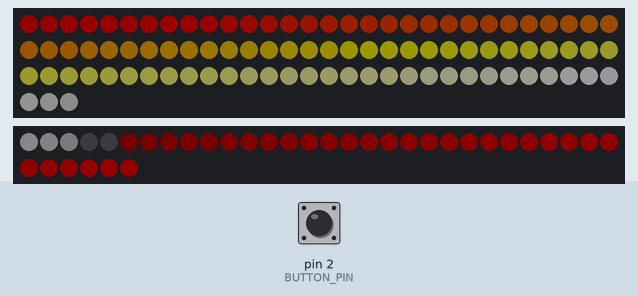
Recording of a sketch running on a simulated Arduino Uno, built with avr-gcc and run on an emulated ATmega328P. Shown: 93 RGB LEDs in strip order, left to right, continuing on the next row, 36 RGB LEDs in strip order, left to right, continuing on the next row. The test bench sets the inputs (shaded band); at power-on: pin 2 (BUTTON_PIN) HIGH. Dim RGB values are drawn brighter than linear.

Above: at 3.2 s.
3.3 s: pin 2 (BUTTON_PIN) pulled LOW for 0.15 s
At 3.71 s:
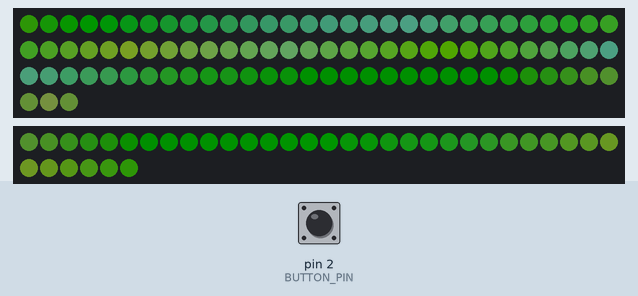
4.0 s: pin 2 (BUTTON_PIN) pulled LOW for 1 s
At 5.27 s:
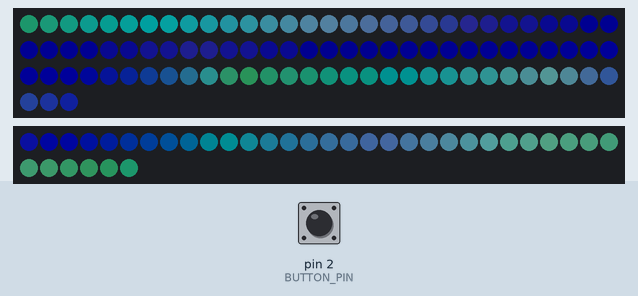
5.6 s: pin 2 (BUTTON_PIN) pulled LOW for 0.15 s
At 6.2 s:
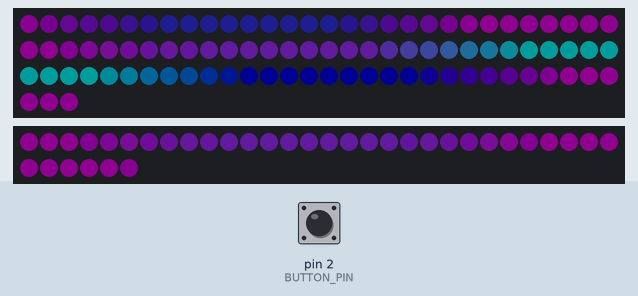
6.3 s: pin 2 (BUTTON_PIN) pulled LOW for 3.2 s
At 9.92 s:
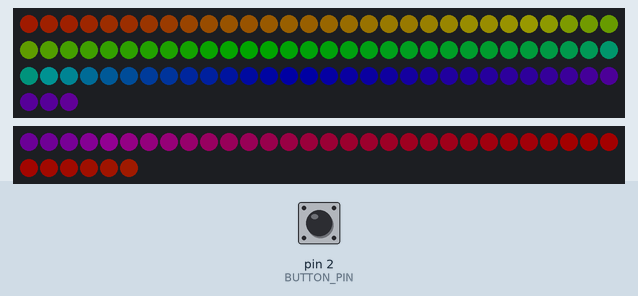
10.1 s: pin 2 (BUTTON_PIN) pulled LOW for 0.15 s
At 10.54 s:
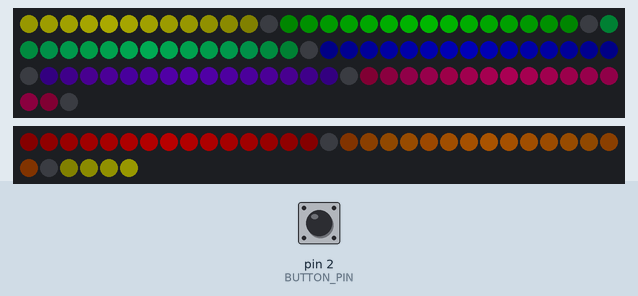
10.8 s: pin 2 (BUTTON_PIN) pulled LOW for 1 s
At 12.08 s:
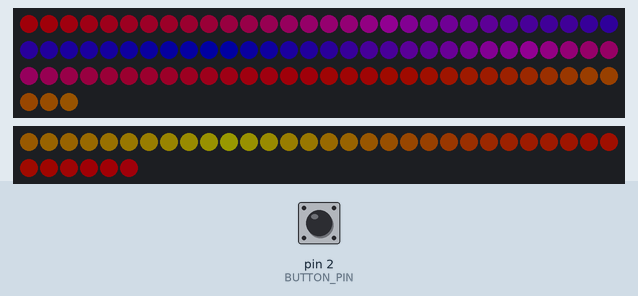
Timing chart, 0 to 13.8 s (numbered marks = the images above; inputs shaded):
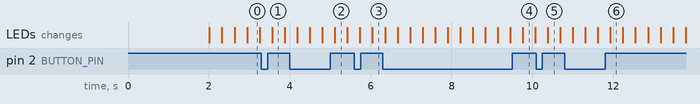

Measured:
- after the input at 3.3 s, the LEDs: change after 0.26 s (image 1)
- after the input at 4.0 s, the LEDs: first differ from a run without the input after 1.1 s (image 2)
- after the input at 5.6 s, the LEDs: first differ from a run without the input after 0.45 s (image 3)
- after the input at 6.3 s, the LEDs: first differ from a run without the input after 3.5 s (image 4)
- after the input at 10.1 s, the LEDs: change after 0.29 s (image 5)
- after the input at 10.8 s, the LEDs: first differ from a run without the input after 1.1 s (image 6)

The sketch:

hat_with_fan.ino
```cpp
#include <FastLED.h>

#define LED_PIN     12   // which pin your pixels are connected to
#define FAN_LED_PIN     6   // which pin your pixels are connected to
#define NUM_LEDS    93   // how many LEDs you have
#define FAN_NUM_LEDS  36   // how many LEDs you have
#define BRIGHTNESS 200   // 0-255, higher number is brighter.
#define SATURATION 255   // 0-255, 0 is pure white, 255 is fully saturated color
#define SPEED       500   // How fast the colors move.  Higher numbers = faster motion
#define STEPS        2   // How wide the bands of color are.  1 = more like a gradient, 10 = more like stripes
#define BUTTON_PIN   2   // button is connected to pin 2 and GND

#define COLOR_ORDER GRB  // Try mixing up the letters (RGB, GBR, BRG, etc) for a whole new world of color combinations

CRGB leds[NUM_LEDS];
CRGB fan_leds[FAN_NUM_LEDS];

CRGBPalette16 currentPalette;
CRGBPalette16 targetPalette( PartyColors_p );
TBlendType    currentBlending;
int ledMode = 0;


//FastLED comes with several palettes pre-programmed.  I like purple a LOT, and so I added a custom purple palette.

const TProgmemPalette16 PurpleColors_p PROGMEM =
{
  CRGB::Purple,
  CRGB::Purple,
  CRGB::MidnightBlue,
  CRGB::MidnightBlue,

  CRGB::Purple,
  CRGB::Purple,
  CRGB::BlueViolet,
  CRGB::BlueViolet,

  CRGB::DarkTurquoise,
  CRGB::DarkTurquoise,
  CRGB::DarkBlue,
  CRGB::DarkBlue,

  CRGB::Purple,
  CRGB::Purple,
  CRGB::BlueViolet,
  CRGB::BlueViolet
};


unsigned long keyPrevMillis = 0;
const unsigned long keySampleIntervalMs = 25;
byte longKeyPressCountMax = 80;    // 80 * 25 = 2000 ms
byte longKeyPressCount = 0;

byte prevKeyState = HIGH;         // button is active low

void setup() {
  FastLED.setMaxPowerInVoltsAndMilliamps(3, 500);
  delay( 2000 ); // power-up safety delay
  FastLED.addLeds<WS2812B, LED_PIN, COLOR_ORDER>(leds, NUM_LEDS).setCorrection( TypicalLEDStrip );
  FastLED.addLeds<WS2812B, FAN_LED_PIN, COLOR_ORDER>(fan_leds, FAN_NUM_LEDS).setCorrection( TypicalLEDStrip );
  FastLED.setBrightness(  BRIGHTNESS );
  currentBlending =LINEARBLEND;
  pinMode(BUTTON_PIN, INPUT_PULLUP);
}

void loop() {

  byte currKeyState = digitalRead(BUTTON_PIN);

  if ((prevKeyState == LOW) && (currKeyState == HIGH)) {
    shortKeyPress();
  }
  prevKeyState = currKeyState;

  static uint8_t startIndex = 0;
  startIndex = startIndex + 1; /* motion speed */

  switch (ledMode) {

  case 0:
    currentPalette = HeatColors_p;    //Red & Yellow, Fire Colors
    break;
  case 1:
    currentPalette = ForestColors_p;    //Foresty greens and yellows
    break;
  case 2:
    currentPalette = OceanColors_p;  //Oceans are pretty and filled with mermaids
    break;
  case 3:
    currentPalette = PurpleColors_p;  //My custom palette from above
    break;
  case 4:
    currentPalette = RainbowColors_p;  //All the colors!
    break;
  case 5:
    currentPalette = RainbowStripeColors_p;   //Rainbow stripes
    break;
  case 6:
    currentPalette = PartyColors_p; //All the colors except the greens, which make people look a bit washed out
    break;
  }

  FillLEDsFromPaletteColors( startIndex);
  FastLED.show();
  FastLED.delay(1000 / SPEED);
}

void FillLEDsFromPaletteColors( uint8_t colorIndex) {
  for( int i = 0; i < NUM_LEDS; i++) {
    leds[i] = ColorFromPalette( currentPalette, colorIndex, BRIGHTNESS, currentBlending);
    colorIndex += STEPS;
  }
  for( int i = 0; i < FAN_NUM_LEDS; i++) {
    fan_leds[i] = ColorFromPalette( currentPalette, colorIndex, BRIGHTNESS, currentBlending);
    colorIndex += STEPS;
  }
}

void shortKeyPress() {
  ledMode++;
  if (ledMode > 6) {
    ledMode=0;
  }
}
```
